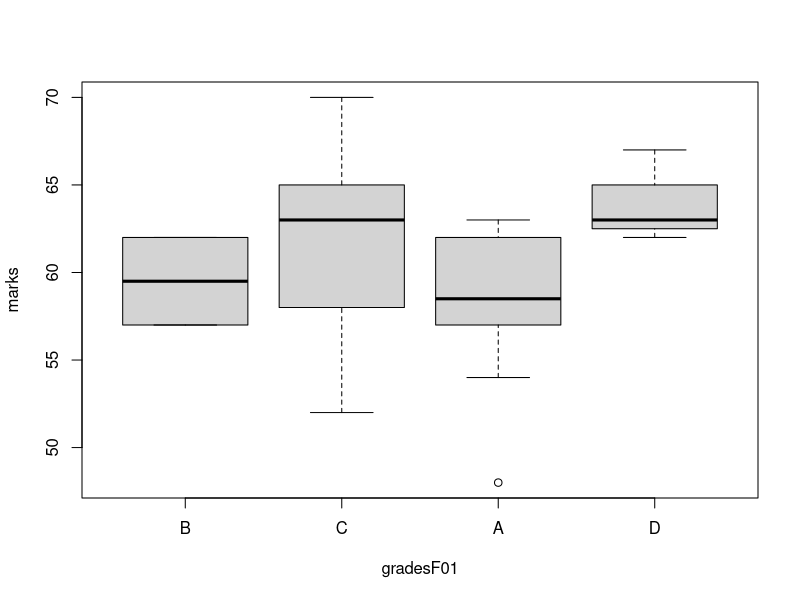
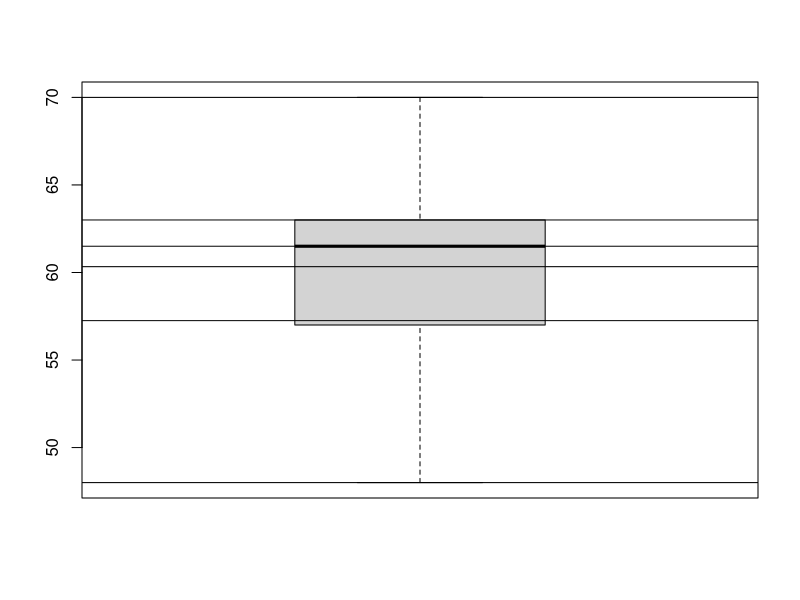

Here is the R script that generated these plots, in order:
(grades=sample(c(LETTERS[1:4]), size=30, replace=T, prob=c(.4,.2,.3,.1)))
summary(grades)
(gradesF=factor(grades))
summary(gradesF)
table(grades)
table(gradesF)
class(gradesF)
(gradesF0=factor(grades, ordered=T))
(gradesF01=factor(grades, ordered=T, levels=c('B','C','A','D')))
summary(gradesF01)
(marks=ceiling(rnorm(30,mean=60, sd=5)))
(gender=factor(sample(c('M','F'), size=30, replace=T)))
(student1=data.frame(marks,gradesF01))
boxplot(marks ~ gradesF01,data=student1 )
boxplot(marks)
summary(marks)
abline(h = summary(marks))
quantile(marks)
